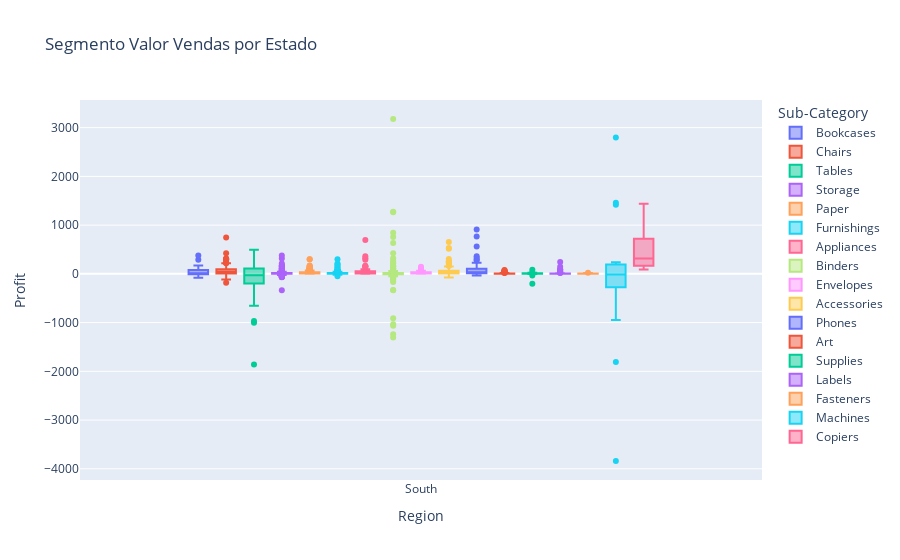

Here is the notebook cell this chart was saved with:
### Code cell
# df_south = df_loja_base[df_loja_base["Region"] == "South"]
# sales_sum_by_order = df_south.groupby('Order ID')['Sales'].sum()

# display(sales_sum_by_order)
# fig2 = px.box(sales_sum_by_order, x="Region", y="Sales", color="Order ID", title="Segmento Valor Vendas por Estado")
# fig2.show()

#Quantidade Vendida por de um produto em um pedido em cada região
df_south = df_loja_base[df_loja_base["Region"] == "South"]
fig2 = px.box(df_south, x="Region", y="Quantity", color="Sub-Category", title="Segmento Valor Vendas por Estado")
fig2.show()

### Figure 1 — Plotly figure (JSON) as saved in the notebook; plotly's stock layout.template omitted (floating-point values rounded to 4 significant figures; data arrays with more than 128 entries replaced by an {"elided": "..."} marker saying what was removed)
{"data": [{"alignmentgroup": "True", "hovertemplate": "Sub-Category=Bookcases<br>Region=%{x}<br>Profit=%{y}<extra></extra>", "legendgroup": "Bookcases", "marker": {"color": "#636efa"}, "name": "Bookcases", "notched": false, "offsetgroup": "Bookcases", "orientation": "v", "showlegend": true, "type": "box", "x": ["South", "South", "South", "South", "South", "South", "South", "South", "South", "South", "South", "South", "South", "South", "South", "South", "South", "South", "South", "South", "South", "South", "South", "South", "South", "South", "South", "South"], "x0": " ", "xaxis": "x", "y": [41.91, 4.337, 52.8, 23.32, 79.19, -67.67, 374.6, 5.798, 172.5, 75.74, -32.22, 126.2, 88.73, 33.87, 0, 10.86, 69.68, -36.29, 125.6, 5.798, 291.4, -14.52, -81.44, 8.194, -3.886, -7.773, -15.72, 8.498], "y0": " ", "yaxis": "y"}, {"alignmentgroup": "True", "hovertemplate": "Sub-Category=Chairs<br>Region=%{x}<br>Profit=%{y}<extra></extra>", "legendgroup": "Chairs", "marker": {"color": "#EF553B"}, "name": "Chairs", "notched": false, "offsetgroup": "Chairs", "orientation": "v", "showlegend": true, "type": "box", "x": ["South", "South", "South", "South", "South", "South", "South", "South", "South", "South", "South", "South", "South", "South", "South", "South", "South", "South", "South", "South", "South", "South", "South", "South", "South", "South", "South", "South", "South", "South", "South", "South", "South", "South", "South", "South", "South", "South", "South", "South", "South", "South", "South", "South", "South", "South", "South", "South", "South", "South", "South", "South", "South", "South", "South", "South", "South", "South", "South", "South", "South", "South", "South", "South", "South", "South", "South", "South", "South", "South", "South", "South", "South", "South", "South", "South", "South", "South", "South", "South", "South", "South", "South", "South", "South", "South", "South", "South"], "x0": " ", "xaxis": "x", "y": [219.6, -114.4, 33.22, -28.27, 43.84, 225.3, 42.75, 70.98, 4.969, 43.22, 179.7, 79.91, 90.59, 77.74, 131.3, 224.3, 163.8, 155.2, 25.87, 39.43, 70.96, 76.11, 84.24, 188.2, 285.0, 22.53, 12.99, 87.35, 80.78, -182.6, -24.39, 74.57, 9.164, 81.17, 101.4, 10.26, -72.04, 16.44, 306.5, 10.65, 60.55, 75.65, -57.63, -23.58, 292.8, 52.97, -28.6, 13.97, 145.3, 11.69, -68.11, -19.11, -11.07, -13.68, 225.3, 0, 23.92, -35.36, 422.5, 168.5, 70.2, 51.83, 56.27, 307.1, 35.49, 6.074, 18.33, -12.15, 48.8, 746.4, -22.14, 314.0, 87.28, 77.62, 47.66, 0, 25.87, -10.92, 10.96, 52.38, 30.44, 6.478, 168.5, 98.48, 145.1, 40.47, 12.18, 15.15], "y0": " ", "yaxis": "y"}, {"alignmentgroup": "True", "hovertemplate": "Sub-Category=Tables<br>Region=%{x}<br>Profit=%{y}<extra></extra>", "legendgroup": "Tables", "marker": {"color": "#00cc96"}, "name": "Tables", "notched": false, "offsetgroup": "Tables", "orientation": "v", "showlegend": true, "type": "box", "x": ["South", "South", "South", "South", "South", "South", "South", "South", "South", "South", "South", "South", "South", "South", "South", "South", "South", "South", "South", "South", "South", "South", "South", "South", "South", "South", "South", "South", "South", "South", "South", "South", "South", "South", "South", "South", "South", "South", "South", "South", "South", "South", "South", "South", "South", "South", "South", "South", "South", "South", "South"], "x0": " ", "xaxis": "x", "y": [-383.0, -102.0, -248.2, -157.0, -94.94, -167.3, 75.66, 493.8, 100.1, 67.94, 245.0, -110.8, 22.35, -142.1, 70.01, -29.32, -36.11, 300.7, 388.8, -192.0, 200.5, 160.2, -653.3, 386.8, -1003.0, 75.37, 45.29, 316.1, -299.3, -147.9, 60.66, 39.44, 314.1, -149.6, -114.4, -420, 112.4, 157.1, -292.1, -255.6, -76.61, -458.1, -199.5, 158.5, -28.22, -249.3, -968.9, 346.0, -1862.0, 58.42, 22.35], "y0": " ", "yaxis": "y"}, {"alignmentgroup": "True", "hovertemplate": "Sub-Category=Storage<br>Region=%{x}<br>Profit=%{y}<extra></extra>", "legendgroup": "Storage", "marker": {"color": "#ab63fa"}, "name": "Storage", "notched": false, "offsetgroup": "Storage", "orientation": "v", "showlegend": true, "type": "box", "x": ["South", "South", "South", "South", "South", "South", "South", "South", "South", "South", "South", "South", "South", "South", "South", "South", "South", "South", "South", "South", "South", "South", "South", "South", "South", "South", "South", "South", "South", "South", "South", "South", "South", "South", "South", "South", "South", "South", "South", "South", "South", "South", "South", "South", "South", "South", "South", "South", "South", "South", "South", "South", "South", "South", "South", "South", "South", "South", "South", "South", "South", "South", "South", "South", "South", "South", "South", "South", "South", "South", "South", "South", "South", "South", "South", "South", "South", "South", "South", "South", "South", "South", "South", "South", "South", "South", "South", "South", "South", "South", "South", "South", "South", "South", "South", "South", "South", "South", "South", "South", "South", "South", "South", "South", "South", "South", "South", "South", "South", "South", "South", "South", "South", "South", "South", "South", "South", "South", "South", "South", "South", "South", "South", "South", "South", "South", "South", "South"], "x0": " ", "xaxis": "x", "y": [2.516, 9.562, -18.2, -0.7748, 11.68, 17.85, 10.32, 34.35, 4.163, 8.327, 6.877, 43.45, 9.89, 30.47, 7.457, 0, 2.159, -47.25, 7.85, 1.62, 1.544, 17.74, 19.19, 11.04, 9.594, 117.0, 0, 12.58, 14.68, 5.39, 165.7, 4.566, 0, 12.18, 125.1, -51.83, 152.1, 51.83, 21.14, 5.918, 14.68, 65.33, 9.697, -29.44, 14.98, 4.239, 0.3156, 375.4, -21.29, 34.29, -63.01, 107.1, 16.65, 7.576, -12.96, 157.9, 84.22, 0.5584, -3.231, 19.47, -54.88, 4.618, 16.78, 56.3, 315.8, 70.18, 9.302, 10.07, -337.8, 0.3348, -3.865, 47.94, 16.73, -67.85, 0.8792, 5.197, 1.962, 24.07, 6.396, 17.76, -54.59, -1.249, -1.624, 6.372, 4.468, -24.59, 0.679, 17.37, 14.72, 1.308, 175.5, -0.8392, 0.6056, 9.735, -29.44, 58.51, 3.959, -63.01, -4.767, 6.979, -19.32, -58.87, -0.7748, 10.35, 32.43, 87.76, 5.397, 19.81, 0.9952, -33.84, 214.8, 26.43, 17.85, 2.251, 3.877, 1.962, -8.804, 0, 2.935, 104.6, 6.304, -22.67, -5.198, 13.85, -10.61, -1.049, 9.988, -6.462], "y0": " ", "yaxis": "y"}, {"alignmentgroup": "True", "hovertemplate": "Sub-Category=Paper<br>Region=%{x}<br>Profit=%{y}<extra></extra>", "legendgroup": "Paper", "marker": {"color": "#FFA15A"}, "name": "Paper", "notched": false, "offsetgroup": "Paper", "orientation": "v", "showlegend": true, "type": "box", "x": {"elided": "221 str values"}, "x0": " ", "xaxis": "x", "y": {"elided": "221 float values"}, "y0": " ", "yaxis": "y"}, {"alignmentgroup": "True", "hovertemplate": "Sub-Category=Furnishings<br>Region=%{x}<br>Profit=%{y}<extra></extra>", "legendgroup": "Furnishings", "marker": {"color": "#19d3f3"}, "name": "Furnishings", "notched": false, "offsetgroup": "Furnishings", "orientation": "v", "showlegend": true, "type": "box", "x": {"elided": "165 str values"}, "x0": " ", "xaxis": "x", "y": {"elided": "165 float values"}, "y0": " ", "yaxis": "y"}, {"alignmentgroup": "True", "hovertemplate": "Sub-Category=Appliances<br>Region=%{x}<br>Profit=%{y}<extra></extra>", "legendgroup": "Appliances", "marker": {"color": "#FF6692"}, "name": "Appliances", "notched": false, "offsetgroup": "Appliances", "orientation": "v", "showlegend": true, "type": "box", "x": ["South", "South", "South", "South", "South", "South", "South", "South", "South", "South", "South", "South", "South", "South", "South", "South", "South", "South", "South", "South", "South", "South", "South", "South", "South", "South", "South", "South", "South", "South", "South", "South", "South", "South", "South", "South", "South", "South", "South", "South", "South", "South", "South", "South", "South", "South", "South", "South", "South", "South", "South", "South", "South", "South", "South", "South", "South", "South", "South", "South", "South", "South", "South", "South", "South", "South", "South", "South", "South", "South", "South", "South", "South", "South", "South", "South", "South", "South", "South", "South", "South"], "x0": " ", "xaxis": "x", "y": [56.2, 24.32, 168.4, 41.29, 1.3, 14.65, 18.77, 50.58, 6.516, 9.517, 19.66, 6.534, 361.3, 10.22, 29.14, 12.26, 56.35, 11.25, 44.89, 322.2, 6.486, 0.5244, 290.3, 4.358, 5.096, 24.2, 43.71, 3.807, 64.07, 14.28, 152.0, 6.724, 24.14, 12.1, 1.12, 4.482, 4.522, 50.37, 3.659, 53.04, 1.821, 40.27, 8.717, 78.67, 4.682, 87.18, 0.585, 1.835, 156.3, 3.058, 130.3, 18.66, 62.53, 38.16, 34.81, 45.76, 8.494, 62.32, 50.38, 55.06, 89.78, 30.61, 48.63, 10.9, 5.265, 9.835, 7.137, 15.84, 8.048, 0.896, 2.336, 694.5, 6.703, 94.28, 10.88, 16.29, 17.13, 20.37, 50.88, 55.36, 4.238], "y0": " ", "yaxis": "y"}, {"alignmentgroup": "True", "hovertemplate": "Sub-Category=Binders<br>Region=%{x}<br>Profit=%{y}<extra></extra>", "legendgroup": "Binders", "marker": {"color": "#B6E880"}, "name": "Binders", "notched": false, "offsetgroup": "Binders", "orientation": "v", "showlegend": true, "type": "box", "x": {"elided": "246 str values"}, "x0": " ", "xaxis": "x", "y": {"elided": "246 float values"}, "y0": " ", "yaxis": "y"}, {"alignmentgroup": "True", "hovertemplate": "Sub-Category=Envelopes<br>Region=%{x}<br>Profit=%{y}<extra></extra>", "legendgroup": "Envelopes", "marker": {"color": "#FF97FF"}, "name": "Envelopes", "notched": false, "offsetgroup": "Envelopes", "orientation": "v", "showlegend": true, "type": "box", "x": ["South", "South", "South", "South", "South", "South", "South", "South", "South", "South", "South", "South", "South", "South", "South", "South", "South", "South", "South", "South", "South", "South", "South", "South", "South", "South", "South", "South", "South", "South", "South", "South", "South", "South", "South", "South", "South", "South", "South", "South", "South", "South", "South", "South", "South", "South", "South", "South", "South", "South", "South", "South", "South", "South"], "x0": " ", "xaxis": "x", "y": [62.81, 51.66, 8.862, 5.339, 25.47, 87.74, 4.908, 7.487, 10.97, 28.75, 7.339, 23.86, 78.94, 118.3, 2.934, 10.81, 16.98, 12.69, 7.953, 5.339, 29.98, 0.9774, 2.932, 32.6, 13.13, 7.628, 9.218, 8.216, 32.35, 4.431, 5.434, 2.607, 6.647, 18.88, 7.628, 8.602, 8.791, 16.52, 19.63, 57.32, 146.2, 113.2, 49.23, 85.98, 3.395, 4.794, 35.02, 4.797, 22.02, 12.74, 58.92, 17.47, 24.32, 14.63], "y0": " ", "yaxis": "y"}, {"alignmentgroup": "True", "hovertemplate": "Sub-Category=Accessories<br>Region=%{x}<br>Profit=%{y}<extra></extra>", "legendgroup": "Accessories", "marker": {"color": "#FECB52"}, "name": "Accessories", "notched": false, "offsetgroup": "Accessories", "orientation": "v", "showlegend": true, "type": "box", "x": ["South", "South", "South", "South", "South", "South", "South", "South", "South", "South", "South", "South", "South", "South", "South", "South", "South", "South", "South", "South", "South", "South", "South", "South", "South", "South", "South", "South", "South", "South", "South", "South", "South", "South", "South", "South", "South", "South", "South", "South", "South", "South", "South", "South", "South", "South", "South", "South", "South", "South", "South", "South", "South", "South", "South", "South", "South", "South", "South", "South", "South", "South", "South", "South", "South", "South", "South", "South", "South", "South", "South", "South", "South", "South", "South", "South", "South", "South", "South", "South", "South", "South", "South", "South", "South", "South", "South", "South", "South", "South", "South", "South", "South", "South", "South", "South", "South", "South", "South", "South", "South", "South", "South", "South", "South", "South", "South", "South", "South", "South", "South", "South", "South", "South", "South", "South", "South", "South", "South", "South", "South", "South", "South", "South", "South", "South", "South", "South"], "x0": " ", "xaxis": "x", "y": [17.6, 7.25, -7.725, -1.05, 76.64, 54.74, -18.58, 2.458, 163.2, 2.282, 258.7, 40.69, 111.6, 76.7, 12.86, 30.2, 32.0, 21, 65.98, 7.25, 115.0, 53.75, 31.6, 41.53, 122.4, 27.69, 2.999, 15.12, 1.559, 22.0, 0.7425, 4.068, 10.2, 129.6, -18.0, 13.2, 7.199, 71.39, 8.619, 258.0, 10.9, 107.5, 22.65, 81.59, 41.99, 8.285, 5.96, 15.38, 18.09, 21.41, 47.86, 18.39, 14.63, 105.5, 50.38, 517.5, 6.102, 152.4, 16.25, 81.59, 8.352, 23.23, 42.99, 20.0, 70.31, 8.502, 653.3, 528.0, 75.57, 5.101, 129.3, 217.8, 103.2, 17.88, -2.484, -0.7295, -8.167, 126.0, 15.12, 20.77, 53.2, 9.816, -2.575, -4.14, 64.37, 1.656, 18.24, 14.17, 303.8, 8.352, 240.0, 48.33, 4.988, -75.6, 107.8, 23.4, -2.7, 172.0, 0.4752, 2.308, 18, -1.12, 41.72, 26.88, 184.3, 11.92, 23.99, 89.59, 38.4, -1.4, 16.25, 0.7092, -12.73, 15.6, 7.615, 18.89, 4.4, 0.833, 7.998, 6.924, 4.362, 63.98, 11.98, 0.3399, 36.47, 98.14, 3.24, 28.8], "y0": " ", "yaxis": "y"}, {"alignmentgroup": "True", "hovertemplate": "Sub-Category=Phones<br>Region=%{x}<br>Profit=%{y}<extra></extra>", "legendgroup": "Phones", "marker": {"color": "#636efa"}, "name": "Phones", "notched": false, "offsetgroup": "Phones", "orientation": "v", "showlegend": true, "type": "box", "x": {"elided": "140 str values"}, "x0": " ", "xaxis": "x", "y": {"elided": "140 float values"}, "y0": " ", "yaxis": "y"}, {"alignmentgroup": "True", "hovertemplate": "Sub-Category=Art<br>Region=%{x}<br>Profit=%{y}<extra></extra>", "legendgroup": "Art", "marker": {"color": "#EF553B"}, "name": "Art", "notched": false, "offsetgroup": "Art", "orientation": "v", "showlegend": true, "type": "box", "x": {"elided": "142 str values"}, "x0": " ", "xaxis": "x", "y": {"elided": "142 float values"}, "y0": " ", "yaxis": "y"}, {"alignmentgroup": "True", "hovertemplate": "Sub-Category=Supplies<br>Region=%{x}<br>Profit=%{y}<extra></extra>", "legendgroup": "Supplies", "marker": {"color": "#00cc96"}, "name": "Supplies", "notched": false, "offsetgroup": "Supplies", "orientation": "v", "showlegend": true, "type": "box", "x": ["South", "South", "South", "South", "South", "South", "South", "South", "South", "South", "South", "South", "South", "South", "South", "South", "South", "South", "South", "South", "South", "South", "South", "South", "South", "South", "South", "South", "South"], "x0": " ", "xaxis": "x", "y": [-204.3, 5.128, 1.963, 5.865, 10.52, 9.545, 83.28, 10.52, 33.31, 0.1512, 1.436, -0.6624, 4.655, 0.3492, -1.987, 20.15, 3.506, 6.63, 10.01, 11.59, 9.999, 0.7728, -4.379, -34.76, 0.416, -1.041, 11.8, -1.813, 9.234], "y0": " ", "yaxis": "y"}, {"alignmentgroup": "True", "hovertemplate": "Sub-Category=Labels<br>Region=%{x}<br>Profit=%{y}<extra></extra>", "legendgroup": "Labels", "marker": {"color": "#ab63fa"}, "name": "Labels", "notched": false, "offsetgroup": "Labels", "orientation": "v", "showlegend": true, "type": "box", "x": ["South", "South", "South", "South", "South", "South", "South", "South", "South", "South", "South", "South", "South", "South", "South", "South", "South", "South", "South", "South", "South", "South", "South", "South", "South", "South", "South", "South", "South", "South", "South", "South", "South", "South", "South", "South", "South", "South", "South", "South", "South", "South", "South", "South", "South", "South", "South", "South", "South", "South", "South", "South", "South", "South", "South", "South", "South", "South", "South", "South", "South", "South", "South", "South", "South"], "x0": " ", "xaxis": "x", "y": [9.936, 144.5, 85.53, 6.871, 5.699, 1.358, 1.67, 4.914, 96.34, 3.602, 1.9, 4.812, 5.921, 1.67, 3.884, 7.2, 3.341, 1.295, 1.67, 3.528, 4.536, 9.499, 14.4, 4.234, 15.54, 1.05, 5.796, 7.218, 5.99, 29.81, 3.341, 2.036, 4.682, 2.036, 3.436, 3.985, 3.221, 39.69, 3.947, 11.78, 240.9, 3.341, 76.56, 1.67, 2.65, 6.624, 4.2, 1.764, 51.8, 0.9963, 4.272, 22.2, 1.05, 4.812, 1.201, 1.638, 1.67, 7.56, 11.78, 1.725, 5.203, 1.498, 6.872, 3.8, 3.15], "y0": " ", "yaxis": "y"}, {"alignmentgroup": "True", "hovertemplate": "Sub-Category=Fasteners<br>Region=%{x}<br>Profit=%{y}<extra></extra>", "legendgroup": "Fasteners", "marker": {"color": "#FFA15A"}, "name": "Fasteners", "notched": false, "offsetgroup": "Fasteners", "orientation": "v", "showlegend": true, "type": "box", "x": ["South", "South", "South", "South", "South", "South", "South", "South", "South", "South", "South", "South", "South", "South", "South", "South", "South", "South", "South", "South", "South", "South", "South", "South", "South", "South", "South", "South", "South"], "x0": " ", "xaxis": "x", "y": [5.263, 0.189, 2.398, 0.1134, 4.561, 5.917, 2.722, 0.2334, 5.917, 18.6, 3.792, 0.6696, 2.333, 1.41, 21.6, 12.53, 9.6, 14.2, 1.195, 1.176, 5.191, 1.316, 14.4, 5.216, 0.3112, 9.12, 11.81, 6.674, 5.256], "y0": " ", "yaxis": "y"}, {"alignmentgroup": "True", "hovertemplate": "Sub-Category=Machines<br>Region=%{x}<br>Profit=%{y}<extra></extra>", "legendgroup": "Machines", "marker": {"color": "#19d3f3"}, "name": "Machines", "notched": false, "offsetgroup": "Machines", "orientation": "v", "showlegend": true, "type": "box", "x": ["South", "South", "South", "South", "South", "South", "South", "South", "South", "South", "South", "South", "South", "South", "South", "South", "South", "South"], "x0": " ", "xaxis": "x", "y": [-3840.0, -111.5, -27.83, 1459.0, 190.1, -16.43, -1811.0, -27.83, 240.0, 1417.0, -945.0, 90.29, -1.979, -272.6, -572.0, 2800.0, -7.2, -1.829], "y0": " ", "yaxis": "y"}, {"alignmentgroup": "True", "hovertemplate": "Sub-Category=Copiers<br>Region=%{x}<br>Profit=%{y}<extra></extra>", "legendgroup": "Copiers", "marker": {"color": "#FF6692"}, "name": "Copiers", "notched": false, "offsetgroup": "Copiers", "orientation": "v", "showlegend": true, "type": "box", "x": ["South", "South", "South", "South", "South", "South", "South"], "x0": " ", "xaxis": "x", "y": [120.0, 315.0, 752.0, 1440.0, 90.0, 630.0, 312.0], "y0": " ", "yaxis": "y"}], "layout": {"boxmode": "group", "legend": {"title": {"text": "Sub-Category"}, "tracegroupgap": 0}, "title": {"text": "Segmento Valor Vendas por Estado"}, "xaxis": {"anchor": "y", "domain": [0, 1], "title": {"text": "Region"}}, "yaxis": {"anchor": "x", "domain": [0, 1], "title": {"text": "Profit"}}}}
